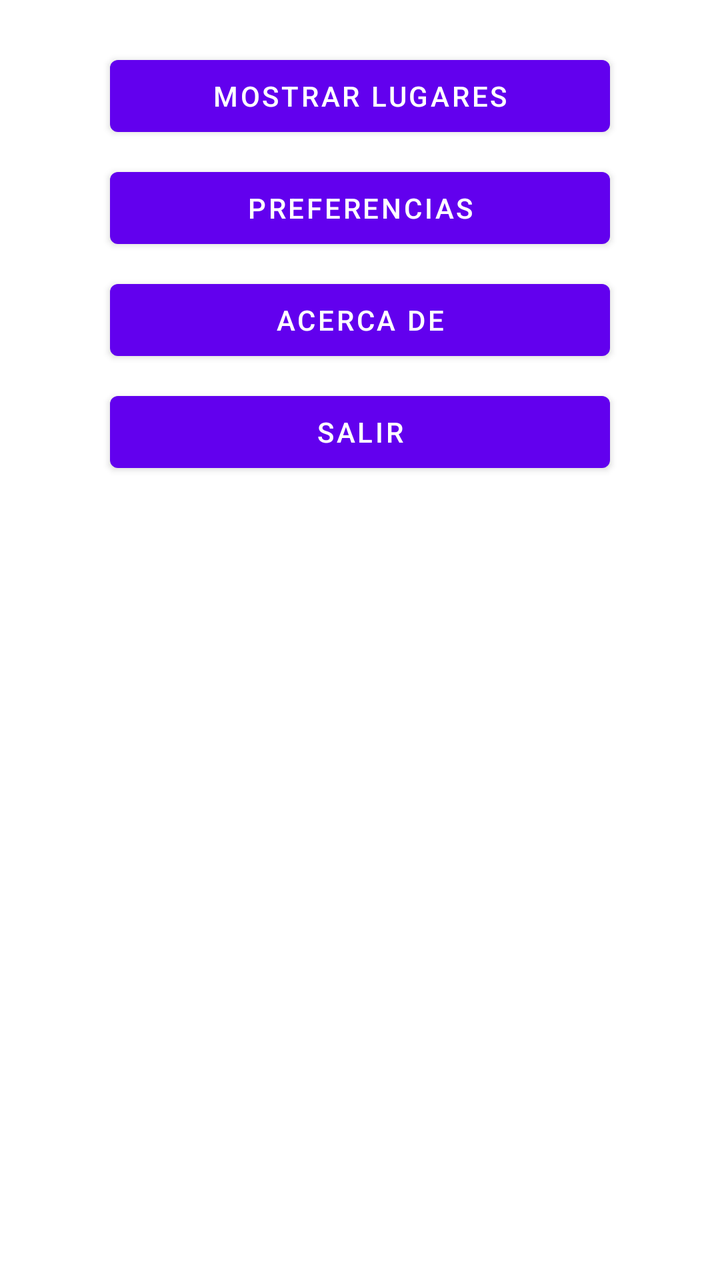
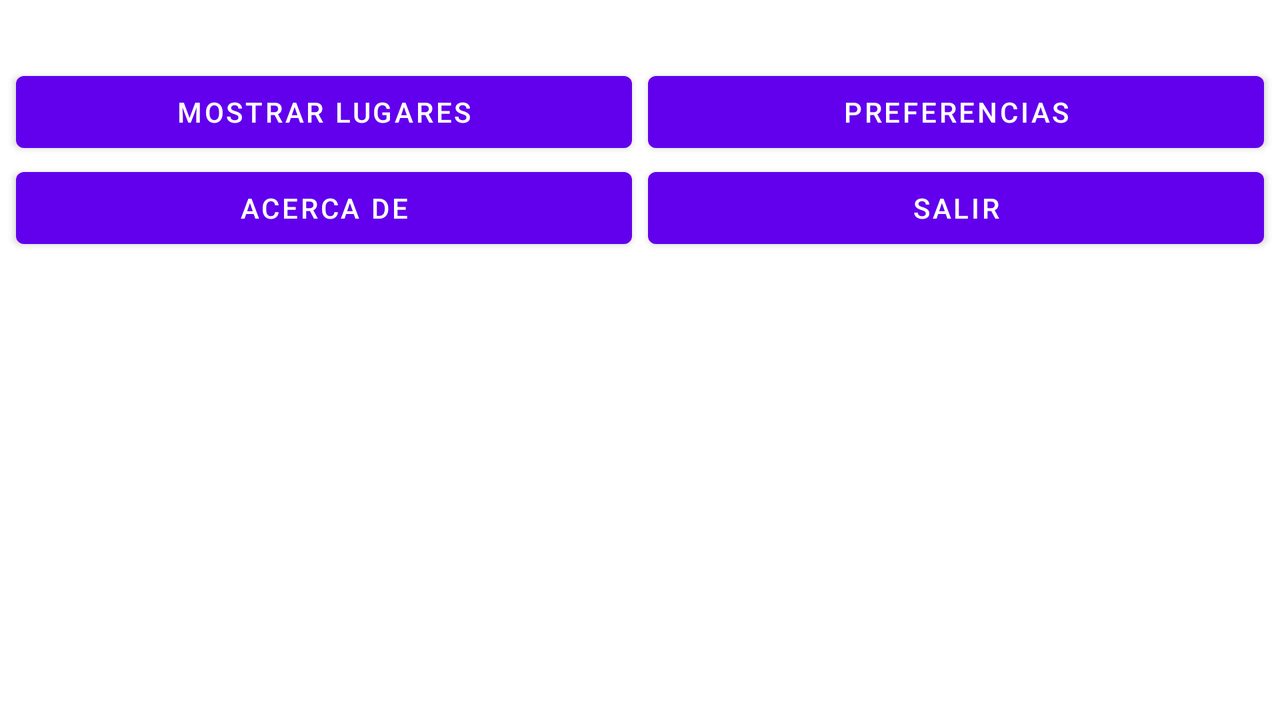

Compare how this app lays out the same screen by default and in its alternative resource folder. The renders come first, then the two layout files and the values they reference.
<!-- AndroidManifest.xml: application theme Theme.MisLugares -->
<!-- res/layout/content_main.xml -->
<?xml version="1.0" encoding="utf-8"?>
<androidx.core.widget.NestedScrollView xmlns:android="http://schemas.android.com/apk/res/android"
    xmlns:app="http://schemas.android.com/apk/res-auto"
    xmlns:tools="http://schemas.android.com/tools"
    android:layout_width="match_parent"
    android:layout_height="match_parent"
    app:layout_behavior="@string/appbar_scrolling_view_behavior"
    tools:context=".MainActivity"
    tools:showIn="@layout/activity_main">

    <androidx.constraintlayout.widget.ConstraintLayout
        android:layout_width="match_parent"
        android:layout_height="wrap_content">

        <Button
            android:id="@+id/mostrarLugares"
            android:layout_width="250dp"
            android:layout_height="wrap_content"
            android:layout_marginTop="24dp"
            android:text="MOSTRAR LUGARES"
            app:layout_constraintBottom_toTopOf="@+id/preferencias"
            app:layout_constraintEnd_toEndOf="parent"
            app:layout_constraintStart_toStartOf="parent"
            app:layout_constraintTop_toTopOf="parent" />

        <Button
            android:id="@+id/preferencias"
            android:layout_width="250dp"
            android:layout_height="wrap_content"
            android:layout_marginTop="8dp"
            android:text="PREFERENCIAS"
            app:layout_constraintBottom_toTopOf="@+id/acercaDe"
            app:layout_constraintStart_toStartOf="@+id/mostrarLugares"
            app:layout_constraintTop_toBottomOf="@+id/mostrarLugares" />

        <Button
            android:id="@+id/acercaDe"
            android:layout_width="250dp"
            android:layout_height="wrap_content"
            android:layout_marginTop="8dp"
            android:text="ACERCA DE"
            app:layout_constraintBottom_toTopOf="@+id/salir"
            app:layout_constraintStart_toStartOf="@+id/preferencias"
            app:layout_constraintTop_toBottomOf="@+id/preferencias" />

        <Button
            android:id="@+id/salir"
            android:layout_width="250dp"
            android:layout_height="wrap_content"
            android:layout_marginTop="8dp"
            android:text="SALIR"
            app:layout_constraintBottom_toBottomOf="parent"
            app:layout_constraintStart_toStartOf="@+id/acercaDe"
            app:layout_constraintTop_toBottomOf="@+id/acercaDe" />
    </androidx.constraintlayout.widget.ConstraintLayout>
</androidx.core.widget.NestedScrollView>
<!-- resources referenced by this layout -->
<resources>
  <style name="Theme.MisLugares" parent="Theme.MaterialComponents.DayNight.DarkActionBar">
          
          <item name="colorPrimary">@color/colorPrimary</item>
          <item name="colorPrimaryVariant">@color/colorPrimaryDark</item>
          <item name="colorOnPrimary">@color/white</item>
          
          <item name="colorSecondary">@color/colorAccent</item>
          <item name="colorSecondaryVariant">@color/teal_700</item>
          <item name="colorOnSecondary">@color/black</item>
          
          <item name="android:statusBarColor">?attr/colorPrimaryVariant</item>
          
      </style>
</resources>
<!-- res/layout-land/content_main.xml (the repository's variant of the layout above) -->
<!-- drawn on the phone turned sideways -->
<?xml version="1.0" encoding="utf-8"?>
<androidx.core.widget.NestedScrollView xmlns:android="http://schemas.android.com/apk/res/android"
    xmlns:app="http://schemas.android.com/apk/res-auto"
    xmlns:tools="http://schemas.android.com/tools"
    android:layout_width="match_parent"
    android:layout_height="match_parent"
    app:layout_behavior="@string/appbar_scrolling_view_behavior"
    tools:context=".MainActivity"
    tools:showIn="@layout/activity_main">

    <androidx.constraintlayout.widget.ConstraintLayout
        android:layout_width="match_parent"
        android:layout_height="wrap_content">

        <Button
            android:id="@+id/mostrarLugares"
            android:layout_width="0dp"
            android:layout_height="wrap_content"
            android:layout_marginStart="8dp"
            android:layout_marginTop="32dp"
            android:layout_marginEnd="8dp"
            android:text="MOSTRAR LUGARES"
            app:layout_constraintBottom_toTopOf="@+id/acercaDe"
            app:layout_constraintEnd_toStartOf="@+id/preferencias"
            app:layout_constraintHorizontal_bias="0.5"
            app:layout_constraintStart_toStartOf="parent"
            app:layout_constraintTop_toTopOf="parent" />

        <Button
            android:id="@+id/preferencias"
            android:layout_width="0dp"
            android:layout_height="wrap_content"
            android:layout_marginEnd="8dp"
            android:text="PREFERENCIAS"
            app:layout_constraintEnd_toEndOf="parent"
            app:layout_constraintHorizontal_bias="0.5"
            app:layout_constraintStart_toEndOf="@+id/mostrarLugares"
            app:layout_constraintTop_toTopOf="@+id/mostrarLugares" />

        <Button
            android:id="@+id/acercaDe"
            android:layout_width="0dp"
            android:layout_height="wrap_content"
            android:layout_marginStart="8dp"
            android:layout_marginEnd="8dp"
            android:text="ACERCA DE"
            app:layout_constraintBottom_toBottomOf="parent"
            app:layout_constraintEnd_toStartOf="@+id/salir"
            app:layout_constraintHorizontal_bias="0.5"
            app:layout_constraintStart_toStartOf="parent"
            app:layout_constraintTop_toBottomOf="@+id/mostrarLugares" />

        <Button
            android:id="@+id/salir"
            android:layout_width="0dp"
            android:layout_height="wrap_content"
            android:layout_marginEnd="8dp"
            android:text="SALIR"
            app:layout_constraintEnd_toEndOf="parent"
            app:layout_constraintHorizontal_bias="0.5"
            app:layout_constraintStart_toEndOf="@+id/acercaDe"
            app:layout_constraintTop_toTopOf="@+id/acercaDe" />
    </androidx.constraintlayout.widget.ConstraintLayout>
</androidx.core.widget.NestedScrollView>
